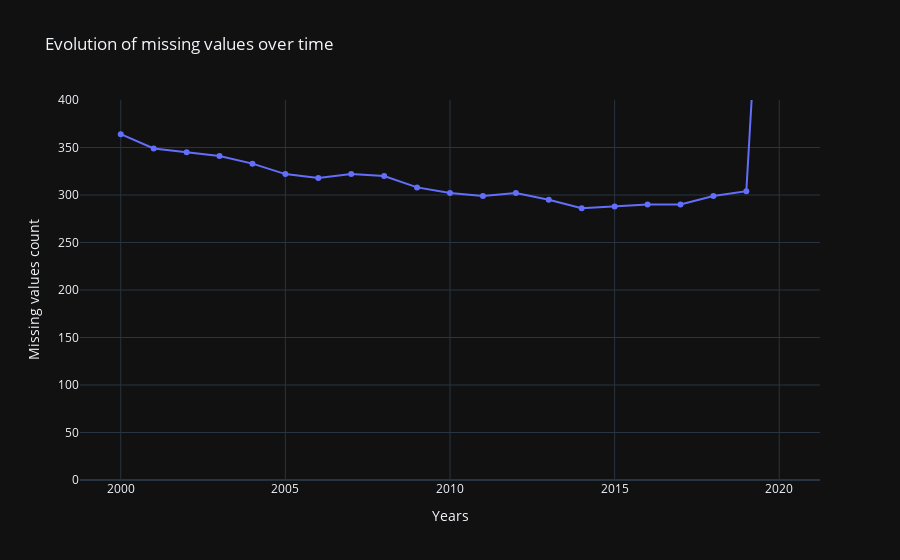

Notebook code for this chart:
### Code cell
missing_values_by_year = df_energy.groupby("Year").apply(lambda x: x.isna().sum().sum())

# Create a line chart
fig_na = px.line(
    x=missing_values_by_year.index,
    y=missing_values_by_year,
    template=THEME,  # Assuming THEME is defined elsewhere
    labels={"x": "Years", "y": "Missing values count"},
    range_y=[0, 400],
    markers=True,
    title="Evolution of missing values over time",
    #color='country', symbol="country"
)

fig_na.show()

### Figure 1 — Plotly figure (JSON) as saved in the notebook; plotly's stock layout.template omitted (floating-point values rounded to 4 significant figures)
{"data": [{"hovertemplate": "Years=%{x}<br>Missing values count=%{y}<extra></extra>", "legendgroup": "", "line": {"color": "#636efa", "dash": "solid"}, "marker": {"symbol": "circle"}, "mode": "lines+markers", "name": "", "orientation": "v", "showlegend": false, "x": [2000, 2001, 2002, 2003, 2004, 2005, 2006, 2007, 2008, 2009, 2010, 2011, 2012, 2013, 2014, 2015, 2016, 2017, 2018, 2019, 2020], "xaxis": "x", "y": [364, 349, 345, 341, 333, 322, 318, 322, 320, 308, 302, 299, 302, 295, 286, 288, 290, 290, 299, 304, 902], "yaxis": "y", "type": "scatter"}], "layout": {"xaxis": {"anchor": "y", "domain": [0.0, 1.0], "title": {"text": "Years"}}, "yaxis": {"anchor": "x", "domain": [0.0, 1.0], "title": {"text": "Missing values count"}, "range": [0, 400]}, "legend": {"tracegroupgap": 0}, "title": {"text": "Evolution of missing values over time"}}}
